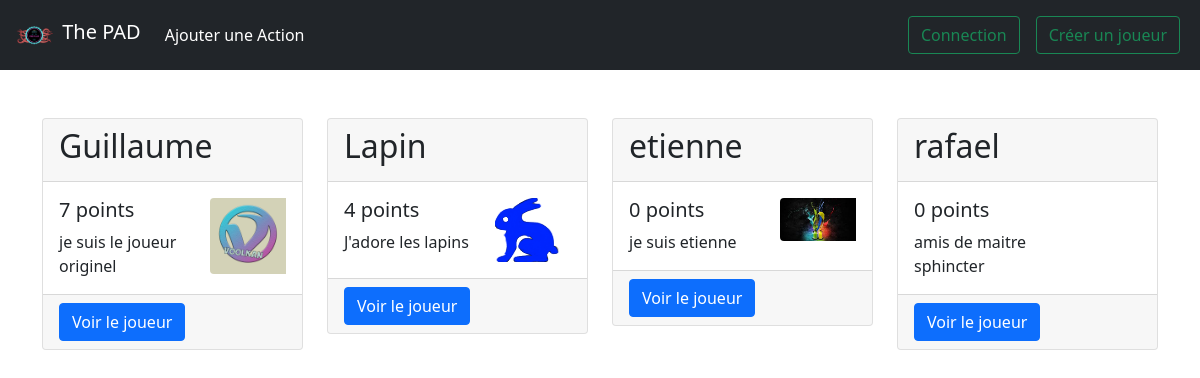
Before: / with the older database file.
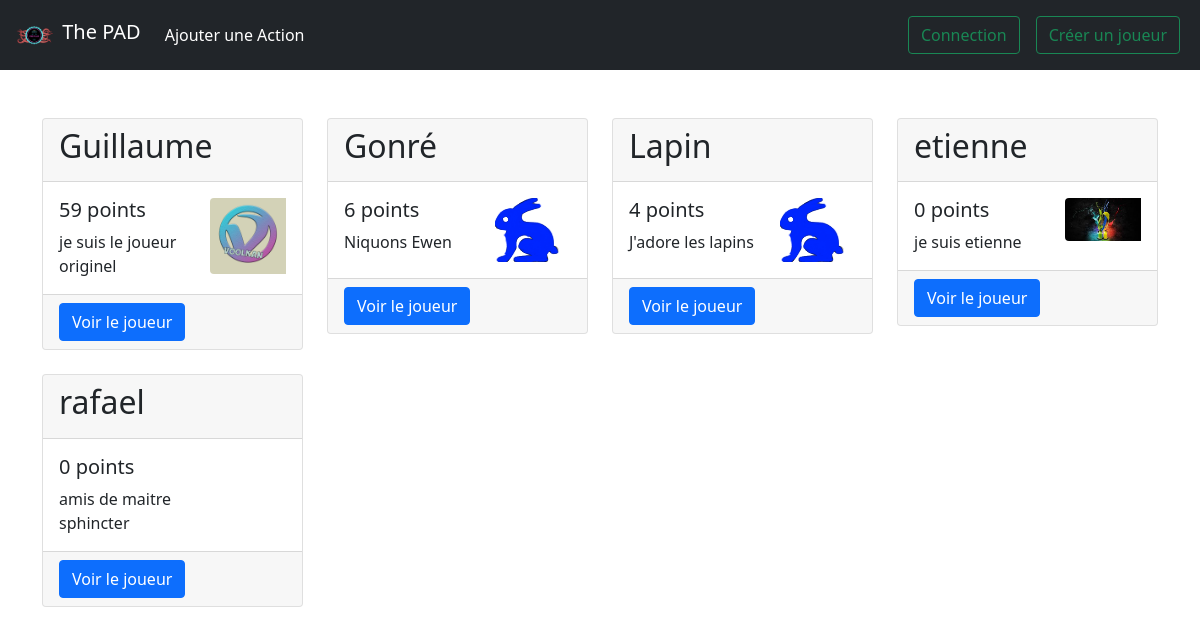
After: the same page with the newer database file.
### game/models.py (models this page shows, shortened)
class Player(models.Model):
    photo = models.ImageField(upload_to='photo_de_profile/', null=True, blank=True)
    description = models.CharField(max_length=50, null=True, blank=True)
    user = models.OneToOneField(User, on_delete=models.CASCADE)
    def get_total_point(self) :
        return sum([action.point for action in self.action_set.all()])
    def getJSON(self) :
        player_dict = {'name' : self.user.username,
                       'total_point' : self.get_total_point(),
                       'creation_date' : self.user.date_joined,
                       'actions' : []}
        tot = 0
        for action in self.action_set.all() :
            tot += action.point
            player_dict['actions'].append({'date_action' : action.act_date, 'score' : action.point, 'tot_score' : tot})
        return dumps(player_dict, default=json_serial)

class Action(models.Model):
    player = models.ForeignKey(Player, on_delete=models.CASCADE)
    point = models.IntegerField()
    act_date = models.DateTimeField('action date', default=timezone.now)
    description = models.TextField(null= True)

### game/views.py (the view)
# urls.py: path('', views.index, name="index"),
def index(request) :
    player_list = Player.objects.annotate(total_points=Sum('action__point')).order_by('-total_points')
    json_player_list = get_proper_JSON_from_player_list(player_list)
    return render(request, 'game/index.html', {'player_list' : player_list, 'json_player_list' : json_player_list})

### game/models.py (called while the page is built)
def json_serial(obj):
    if isinstance(obj, (datetime, date)):
        return obj.isoformat()
    raise TypeError ("Type %s not serializable" % type(obj))

### game/views.py (called while the page is built)
def json_serial(obj):
    if isinstance(obj, (datetime, date)):
        return obj.isoformat()
    raise TypeError ("Type %s not serializable" % type(obj))

### game/templates/game/index.html (shortened to what this page needs)
{% extends 'game/base.html' %}
{% block content %}
  {% if player_list %}
  <div class="row">
    {% for player in player_list %}
      <div class="col mb-4 col-12 col-md-6 col-lg-3">
        <div class="card card-hover">
          <div class="card-header">
            <h2 class="card-title">{{ player.user.username }}</h2>
          </div>
          <div class="card-body">
            <div class="row g-0">
              <div class="col-md-8">
                <h5 class="card-text">{{ player.get_total_point }} points</h5>
                <p class="card-text">{{ player.description }}</p>
              </div>
              {% if player.photo %}
              <div class="col-md-4">
                <img class="img-fluid rounded-start" src="{{ player.photo.url }}" alt="Photo de profil">
              </div>
              {% endif %}
            </div>
          </div>
          <div class="card-footer">
            <a href="{% url 'game:detail' player.id %}" class="btn btn-primary">Voir le joueur</a>
          </div>
        </div>
      </div>
    {% endfor %}
  </div>
  {% else %}
      <h3>No player are available.</h3>
  {% endif %}
{% endblock %}

### game/templates/game/base.html (shortened to what this page needs)
<!DOCTYPE html>
<html>
    <head>
        {% load static %}
        <link href="https://cdn.jsdelivr.net/npm/bootstrap@5.1.3/dist/css/bootstrap.min.css" rel="stylesheet">
        <link rel="stylesheet" type="text/css" href="{% static 'game/style.css' %}">
    </head>
    <body>
        {% include 'game/navbar.html' %}
        <div class="container">
            {% block content %}
            {% endblock %}
        </div>
    </body>
</html>

### game/templates/game/navbar.html (shortened to what this page needs)
<nav class="navbar navbar-expand-lg navbar-dark bg-dark">
    <div class="container-fluid">
      <a class="navbar-brand" href="{% url 'game:index' %}">
        {% load static %}
        <img src="{% static 'game/test_tentacules.png' %}" alt="" width="45" height="35" class="d-inline-block align-text-top">
        The PAD
      </a>
      <div class="collapse navbar-collapse" id="navbarSupportedContent">
        <ul class="navbar-nav me-auto mb-2 mb-lg-0">
            <li class="nav-item">
              <a class="nav-link active" aria-current="page" href="{% url 'game:add_action' %}">Ajouter une Action</a>
            </li>
        </ul>
        <ul class="navbar-nav d-flex">
          {% if user.is_authenticated %}
            <span class="navbar-text me-2">
              {{ user.username }}
            </span>
            <li class="nav-item">
              <a class="nav-link btn btn-outline-danger" aria-current="page" href="{% url 'logout' %}">Déconnection</a>
            </li>
          {% else %}
            <li class="nav-link">
              <a class="btn btn-outline-success" aria-current="page" href="{% url 'login' %}">Connection</a>
            </li>
            <li class="nav-link">
              <a class="btn btn-outline-success" aria-current="page" href="{% url 'register' %}">Créer un joueur</a>
            </li>
          {% endif %}
        </ul>
      </div>
    </div>
  </nav>
  <br/>
  <br/>

Changed rows visible on the page:
computed for Player "je suis le joueur originel": get_total_point "7" → "59"
added Player: user.username "Gonré", get_total_point "6", description "Niquons Ewen", photo (picture)
